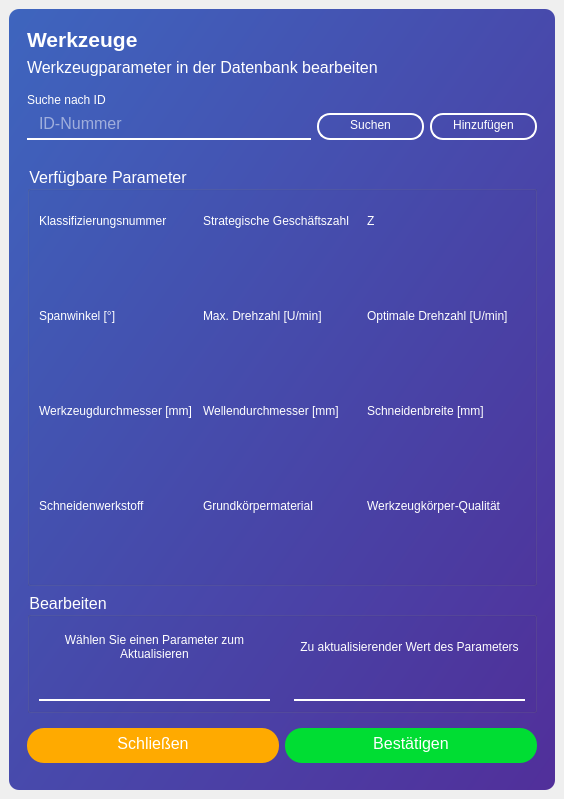
<?xml version="1.0" encoding="UTF-8"?>
<ui version="4.0">
 <class>MainWindow</class>
 <widget class="QMainWindow" name="MainWindow">
  <property name="geometry">
   <rect>
    <x>0</x>
    <y>0</y>
    <width>564</width>
    <height>799</height>
   </rect>
  </property>
  <property name="windowTitle">
   <string>MainWindow</string>
  </property>
  <widget class="QWidget" name="centralwidget">
   <layout class="QVBoxLayout" name="verticalLayout">
    <item>
     <widget class="QFrame" name="frame_shadow">
      <property name="styleSheet">
       <string notr="true">QFrame {
background-color: qlineargradient(spread:pad, x1:0, y1:0, x2:1, y2:1, stop:0 rgba(62, 101, 190, 255), stop:1 rgba(81, 47, 154, 255));
border-radius: 10px;
}

QGroupBox {
background-color: rgba(0, 0, 0, 0);
color: rgb(255, 255, 255);
font-size: 12pt;
font-family: &quot;Segoe UI Light&quot;;
}</string>
      </property>
      <property name="frameShape">
       <enum>QFrame::StyledPanel</enum>
      </property>
      <property name="frameShadow">
       <enum>QFrame::Raised</enum>
      </property>
      <layout class="QVBoxLayout" name="verticalLayout_2">
       <property name="leftMargin">
        <number>18</number>
       </property>
       <property name="topMargin">
        <number>18</number>
       </property>
       <property name="rightMargin">
        <number>18</number>
       </property>
       <property name="bottomMargin">
        <number>18</number>
       </property>
       <item>
        <widget class="QLabel" name="label">
         <property name="sizePolicy">
          <sizepolicy hsizetype="Preferred" vsizetype="Fixed">
           <horstretch>0</horstretch>
           <verstretch>0</verstretch>
          </sizepolicy>
         </property>
         <property name="styleSheet">
          <string notr="true">background-color: rgba(0, 0, 0, 0);
color: rgb(255, 255, 255);
font-size: 16pt;
font-family: &quot;Segoe UI Light&quot;;
font-weight: bold;</string>
         </property>
         <property name="text">
          <string>Werkzeuge</string>
         </property>
         <property name="indent">
          <number>0</number>
         </property>
        </widget>
       </item>
       <item>
        <widget class="QLabel" name="label_2">
         <property name="sizePolicy">
          <sizepolicy hsizetype="Preferred" vsizetype="Fixed">
           <horstretch>0</horstretch>
           <verstretch>0</verstretch>
          </sizepolicy>
         </property>
         <property name="styleSheet">
          <string notr="true">background-color: rgba(0, 0, 0, 0);
color: rgb(255, 255, 255);
font-size: 12pt;
font-family: &quot;Segoe UI Light&quot;;
margin-bottom: 10px;</string>
         </property>
         <property name="text">
          <string>Werkzeugparameter in der Datenbank bearbeiten</string>
         </property>
         <property name="indent">
          <number>0</number>
         </property>
        </widget>
       </item>
       <item>
        <widget class="QLabel" name="label_29">
         <property name="sizePolicy">
          <sizepolicy hsizetype="Preferred" vsizetype="Fixed">
           <horstretch>0</horstretch>
           <verstretch>0</verstretch>
          </sizepolicy>
         </property>
         <property name="styleSheet">
          <string notr="true">QLabel {
background-color: rgba(0, 0, 0, 0);
color: rgb(255, 255, 255);
font-size: 9pt;
font-family: &quot;Segoe UI Light&quot;;
}</string>
         </property>
         <property name="text">
          <string>Suche nach ID</string>
         </property>
        </widget>
       </item>
       <item>
        <widget class="QFrame" name="frame">
         <property name="sizePolicy">
          <sizepolicy hsizetype="Preferred" vsizetype="Fixed">
           <horstretch>0</horstretch>
           <verstretch>0</verstretch>
          </sizepolicy>
         </property>
         <property name="styleSheet">
          <string notr="true">background-color: rgba(0, 0, 0, 0);
margin-bottom: 10px;</string>
         </property>
         <property name="frameShape">
          <enum>QFrame::StyledPanel</enum>
         </property>
         <property name="frameShadow">
          <enum>QFrame::Raised</enum>
         </property>
         <layout class="QHBoxLayout" name="horizontalLayout">
          <property name="leftMargin">
           <number>0</number>
          </property>
          <property name="topMargin">
           <number>0</number>
          </property>
          <property name="rightMargin">
           <number>0</number>
          </property>
          <property name="bottomMargin">
           <number>0</number>
          </property>
          <item>
           <widget class="QLineEdit" name="lineEdit">
            <property name="sizePolicy">
             <sizepolicy hsizetype="Preferred" vsizetype="Fixed">
              <horstretch>0</horstretch>
              <verstretch>0</verstretch>
             </sizepolicy>
            </property>
            <property name="minimumSize">
             <size>
              <width>0</width>
              <height>0</height>
             </size>
            </property>
            <property name="styleSheet">
             <string notr="true">QLineEdit {
height: 20px;
font-size: 12pt;
font-family: &quot;Segoe UI Light&quot;;
padding-left: 10px;
padding-bottom: 5px;
border-bottom: 2px solid rgb(255, 255, 255);
border-radius: 0px;
background-color: rgba(255, 255, 255, 0);
color: rgb(255, 255, 255);
}

QLineEdit:hover {
border-bottom: 2px solid rgb(0, 255, 213);
border-radius: 0px;
}
</string>
            </property>
            <property name="text">
             <string/>
            </property>
            <property name="placeholderText">
             <string>ID-Nummer</string>
            </property>
           </widget>
          </item>
          <item>
           <widget class="QPushButton" name="btn_search">
            <property name="minimumSize">
             <size>
              <width>107</width>
              <height>0</height>
             </size>
            </property>
            <property name="maximumSize">
             <size>
              <width>107</width>
              <height>16777215</height>
             </size>
            </property>
            <property name="styleSheet">
             <string notr="true">QPushButton {
height: 20px;
font-size: 9pt;
font-family: &quot;Segoe UI Light&quot;;
padding-bottom: 2.5px;
border: 2px solid rgb(255, 255, 255);
border-radius: 12.5px;
background-color: rgba(255, 255, 255, 0);
color: rgb(255, 255, 255);
}

QPushButton:disabled {
color: rgb(220, 220, 220);
border: 2px solid rgb(220, 220, 220);
background-color: rgba(220, 220, 220, 0.5);
}

QPushButton:hover {
color: rgb(0, 255, 213);
border: 2px solid rgb(0, 255, 213);
}

QPushButton:pressed {
color: rgb(0, 255, 213);
border: 2px solid rgb(0, 255, 213);
background-color: rgba(0, 255, 213, 0.5);
}
</string>
            </property>
            <property name="text">
             <string>Suchen</string>
            </property>
           </widget>
          </item>
          <item>
           <widget class="QPushButton" name="btn_add">
            <property name="minimumSize">
             <size>
              <width>107</width>
              <height>0</height>
             </size>
            </property>
            <property name="maximumSize">
             <size>
              <width>107</width>
              <height>16777215</height>
             </size>
            </property>
            <property name="styleSheet">
             <string notr="true">QPushButton {
height: 20px;
font-size: 9pt;
font-family: &quot;Segoe UI Light&quot;;
padding-bottom: 2.5px;
border: 2px solid rgb(255, 255, 255);
border-radius: 12.5px;
background-color: rgba(255, 255, 255, 0);
color: rgb(255, 255, 255);
}

QPushButton:disabled {
color: rgb(220, 220, 220);
border: 2px solid rgb(220, 220, 220);
background-color: rgba(220, 220, 220, 0.5);
}

QPushButton:hover {
color: rgb(0, 255, 213);
border: 2px solid rgb(0, 255, 213);
}

QPushButton:pressed {
color: rgb(0, 255, 213);
border: 2px solid rgb(0, 255, 213);
background-color: rgba(0, 255, 213, 0.5);
}
</string>
            </property>
            <property name="text">
             <string>Hinzufügen</string>
            </property>
           </widget>
          </item>
         </layout>
        </widget>
       </item>
       <item>
        <widget class="QGroupBox" name="groupBox">
         <property name="styleSheet">
          <string notr="true">QLabel {
background-color: rgba(0, 0, 0, 0);
color: rgb(255, 255, 255);
font-size: 9pt;
font-family: &quot;Segoe UI Light&quot;;
}</string>
         </property>
         <property name="title">
          <string>Verfügbare Parameter</string>
         </property>
         <layout class="QGridLayout" name="gridLayout">
          <item row="7" column="1">
           <widget class="QLabel" name="l_bore_diameter">
            <property name="text">
             <string/>
            </property>
            <property name="alignment">
             <set>Qt::AlignCenter</set>
            </property>
           </widget>
          </item>
          <item row="8" column="4">
           <widget class="QLabel" name="label_20">
            <property name="text">
             <string>Werkzeugkörper-Qualität</string>
            </property>
            <property name="wordWrap">
             <bool>true</bool>
            </property>
           </widget>
          </item>
          <item row="6" column="1">
           <widget class="QLabel" name="label_15">
            <property name="text">
             <string>Wellendurchmesser [mm]</string>
            </property>
            <property name="wordWrap">
             <bool>true</bool>
            </property>
           </widget>
          </item>
          <item row="9" column="1">
           <widget class="QLabel" name="l_tool_material">
            <property name="text">
             <string/>
            </property>
            <property name="alignment">
             <set>Qt::AlignCenter</set>
            </property>
           </widget>
          </item>
          <item row="8" column="1">
           <widget class="QLabel" name="label_19">
            <property name="text">
             <string>Grundkörpermaterial</string>
            </property>
            <property name="wordWrap">
             <bool>true</bool>
            </property>
           </widget>
          </item>
          <item row="9" column="4">
           <widget class="QLabel" name="l_cutting_material_quality">
            <property name="text">
             <string/>
            </property>
            <property name="alignment">
             <set>Qt::AlignCenter</set>
            </property>
           </widget>
          </item>
          <item row="8" column="0">
           <widget class="QLabel" name="label_16">
            <property name="text">
             <string>Schneidenwerkstoff</string>
            </property>
            <property name="wordWrap">
             <bool>true</bool>
            </property>
           </widget>
          </item>
          <item row="9" column="0">
           <widget class="QLabel" name="l_cutting_material">
            <property name="text">
             <string/>
            </property>
            <property name="alignment">
             <set>Qt::AlignCenter</set>
            </property>
           </widget>
          </item>
          <item row="6" column="0">
           <widget class="QLabel" name="label_7">
            <property name="text">
             <string>Werkzeugdurchmesser [mm]</string>
            </property>
            <property name="wordWrap">
             <bool>true</bool>
            </property>
           </widget>
          </item>
          <item row="7" column="0">
           <widget class="QLabel" name="l_tool_diameter">
            <property name="text">
             <string/>
            </property>
            <property name="alignment">
             <set>Qt::AlignCenter</set>
            </property>
           </widget>
          </item>
          <item row="6" column="4">
           <widget class="QLabel" name="label_8">
            <property name="text">
             <string>Schneidenbreite [mm]</string>
            </property>
            <property name="wordWrap">
             <bool>true</bool>
            </property>
           </widget>
          </item>
          <item row="7" column="4">
           <widget class="QLabel" name="l_cutting_width">
            <property name="text">
             <string/>
            </property>
            <property name="alignment">
             <set>Qt::AlignCenter</set>
            </property>
           </widget>
          </item>
          <item row="0" column="0">
           <widget class="QLabel" name="label_3">
            <property name="text">
             <string>Klassifizierungsnummer</string>
            </property>
            <property name="wordWrap">
             <bool>true</bool>
            </property>
           </widget>
          </item>
          <item row="1" column="0">
           <widget class="QLabel" name="l_classification_number">
            <property name="text">
             <string/>
            </property>
            <property name="alignment">
             <set>Qt::AlignCenter</set>
            </property>
           </widget>
          </item>
          <item row="0" column="1">
           <widget class="QLabel" name="label_4">
            <property name="text">
             <string>Strategische Geschäftszahl</string>
            </property>
            <property name="wordWrap">
             <bool>true</bool>
            </property>
           </widget>
          </item>
          <item row="1" column="1">
           <widget class="QLabel" name="l_strategic_business_number">
            <property name="text">
             <string/>
            </property>
            <property name="alignment">
             <set>Qt::AlignCenter</set>
            </property>
           </widget>
          </item>
          <item row="4" column="1">
           <widget class="QLabel" name="label_23">
            <property name="text">
             <string>Max. Drehzahl [U/min]</string>
            </property>
            <property name="wordWrap">
             <bool>true</bool>
            </property>
           </widget>
          </item>
          <item row="4" column="4">
           <widget class="QLabel" name="label_24">
            <property name="text">
             <string>Optimale Drehzahl [U/min]</string>
            </property>
            <property name="wordWrap">
             <bool>true</bool>
            </property>
           </widget>
          </item>
          <item row="5" column="1">
           <widget class="QLabel" name="l_n_max">
            <property name="text">
             <string/>
            </property>
            <property name="alignment">
             <set>Qt::AlignCenter</set>
            </property>
           </widget>
          </item>
          <item row="5" column="4">
           <widget class="QLabel" name="l_n_opt">
            <property name="text">
             <string/>
            </property>
            <property name="alignment">
             <set>Qt::AlignCenter</set>
            </property>
           </widget>
          </item>
          <item row="4" column="0">
           <widget class="QLabel" name="label_27">
            <property name="styleSheet">
             <string notr="true"/>
            </property>
            <property name="text">
             <string>Spanwinkel [°]</string>
            </property>
            <property name="wordWrap">
             <bool>true</bool>
            </property>
           </widget>
          </item>
          <item row="5" column="0">
           <widget class="QLabel" name="l_rake_angle">
            <property name="text">
             <string/>
            </property>
            <property name="alignment">
             <set>Qt::AlignCenter</set>
            </property>
           </widget>
          </item>
          <item row="0" column="4">
           <widget class="QLabel" name="label_11">
            <property name="text">
             <string>Z</string>
            </property>
            <property name="wordWrap">
             <bool>true</bool>
            </property>
           </widget>
          </item>
          <item row="1" column="4">
           <widget class="QLabel" name="l_no_of_wings">
            <property name="text">
             <string/>
            </property>
            <property name="alignment">
             <set>Qt::AlignCenter</set>
            </property>
           </widget>
          </item>
         </layout>
        </widget>
       </item>
       <item>
        <widget class="QGroupBox" name="groupBox_2">
         <property name="sizePolicy">
          <sizepolicy hsizetype="Preferred" vsizetype="Fixed">
           <horstretch>0</horstretch>
           <verstretch>0</verstretch>
          </sizepolicy>
         </property>
         <property name="styleSheet">
          <string notr="true">QFrame {
background-color: rgba(0, 0, 0, 0);
}</string>
         </property>
         <property name="title">
          <string>Bearbeiten</string>
         </property>
         <layout class="QHBoxLayout" name="horizontalLayout_3">
          <property name="leftMargin">
           <number>0</number>
          </property>
          <property name="topMargin">
           <number>0</number>
          </property>
          <property name="rightMargin">
           <number>0</number>
          </property>
          <property name="bottomMargin">
           <number>0</number>
          </property>
          <item>
           <widget class="QFrame" name="frame_3">
            <property name="sizePolicy">
             <sizepolicy hsizetype="Expanding" vsizetype="Preferred">
              <horstretch>0</horstretch>
              <verstretch>0</verstretch>
             </sizepolicy>
            </property>
            <property name="frameShape">
             <enum>QFrame::StyledPanel</enum>
            </property>
            <property name="frameShadow">
             <enum>QFrame::Raised</enum>
            </property>
            <layout class="QVBoxLayout" name="verticalLayout_4">
             <item>
              <widget class="QLabel" name="label_30">
               <property name="sizePolicy">
                <sizepolicy hsizetype="Expanding" vsizetype="Preferred">
                 <horstretch>0</horstretch>
                 <verstretch>0</verstretch>
                </sizepolicy>
               </property>
               <property name="styleSheet">
                <string notr="true">QLabel {
background-color: rgba(0, 0, 0, 0);
color: rgb(255, 255, 255);
font-size: 9pt;
font-family: &quot;Segoe UI Light&quot;;
}</string>
               </property>
               <property name="text">
                <string>Wählen Sie einen Parameter zum Aktualisieren</string>
               </property>
               <property name="alignment">
                <set>Qt::AlignCenter</set>
               </property>
               <property name="wordWrap">
                <bool>true</bool>
               </property>
              </widget>
             </item>
             <item>
              <widget class="QComboBox" name="comboBox">
               <property name="sizePolicy">
                <sizepolicy hsizetype="Expanding" vsizetype="Fixed">
                 <horstretch>0</horstretch>
                 <verstretch>0</verstretch>
                </sizepolicy>
               </property>
               <property name="styleSheet">
                <string notr="true">QComboBox {
height: 20px;
font-size: 12pt;
font-family: &quot;Segoe UI Light&quot;;
padding-left: 10px;
padding-bottom: 5px;
border-bottom: 2px solid rgb(255, 255, 255);
border-radius: 0px;
background-color: rgba(255, 255, 255, 0);
color: rgb(255, 255, 255);
}

QComboBox::drop-down {
background-color: rgba(0, 0, 0, 0);
}

QComboBox::down-arrow {
background-color: rgba(0, 0, 0, 0);
}

QComboBox:hover {
border-bottom: 2px solid rgb(0, 255, 213);
border-radius: 0px;
}

QListView { 
border: 0px; 
border-top-left-radius: 0px;
border-top-right-radius: 0px;
border-bottom-left-radius: 0px;
border-bottom-right-radius: 0px;
color: rgb(62, 101, 190);
background-color: rgb(255, 255, 255);
font-weight: normal;
selection-background-color: qlineargradient(spread:pad, x1:0, y1:0, x2:1, y2:1, stop:0 rgba(62, 101, 190, 255), stop:1 rgba(80, 50, 156, 255));
show-decoration-selected: 1;
padding: 8px;
}</string>
               </property>
              </widget>
             </item>
            </layout>
           </widget>
          </item>
          <item>
           <widget class="QFrame" name="frame_4">
            <property name="sizePolicy">
             <sizepolicy hsizetype="Expanding" vsizetype="Preferred">
              <horstretch>0</horstretch>
              <verstretch>0</verstretch>
             </sizepolicy>
            </property>
            <property name="frameShape">
             <enum>QFrame::StyledPanel</enum>
            </property>
            <property name="frameShadow">
             <enum>QFrame::Raised</enum>
            </property>
            <layout class="QVBoxLayout" name="verticalLayout_5">
             <item>
              <widget class="QLabel" name="label_31">
               <property name="sizePolicy">
                <sizepolicy hsizetype="Expanding" vsizetype="Preferred">
                 <horstretch>0</horstretch>
                 <verstretch>0</verstretch>
                </sizepolicy>
               </property>
               <property name="styleSheet">
                <string notr="true">QLabel {
background-color: rgba(0, 0, 0, 0);
color: rgb(255, 255, 255);
font-size: 9pt;
font-family: &quot;Segoe UI Light&quot;;
}</string>
               </property>
               <property name="text">
                <string>Zu aktualisierender Wert des Parameters</string>
               </property>
               <property name="alignment">
                <set>Qt::AlignCenter</set>
               </property>
               <property name="wordWrap">
                <bool>true</bool>
               </property>
              </widget>
             </item>
             <item>
              <widget class="QLineEdit" name="lineEdit_2">
               <property name="sizePolicy">
                <sizepolicy hsizetype="Expanding" vsizetype="Fixed">
                 <horstretch>0</horstretch>
                 <verstretch>0</verstretch>
                </sizepolicy>
               </property>
               <property name="styleSheet">
                <string notr="true">QLineEdit {
height: 20px;
font-size: 12pt;
font-family: &quot;Segoe UI Light&quot;;
padding-left: 10px;
padding-bottom: 5px;
border-bottom: 2px solid rgb(255, 255, 255);
border-radius: 0px;
background-color: rgba(255, 255, 255, 0);
color: rgb(255, 255, 255);
}

QLineEdit:hover {
border-bottom: 2px solid rgb(0, 255, 213);
border-radius: 0px;
}
</string>
               </property>
               <property name="alignment">
                <set>Qt::AlignCenter</set>
               </property>
               <property name="placeholderText">
                <string/>
               </property>
              </widget>
             </item>
            </layout>
           </widget>
          </item>
         </layout>
        </widget>
       </item>
       <item>
        <widget class="QFrame" name="frame_5">
         <property name="sizePolicy">
          <sizepolicy hsizetype="Preferred" vsizetype="Fixed">
           <horstretch>0</horstretch>
           <verstretch>0</verstretch>
          </sizepolicy>
         </property>
         <property name="styleSheet">
          <string notr="true">QFrame {
background-color: rgba(0, 0, 0, 0);
}</string>
         </property>
         <property name="frameShape">
          <enum>QFrame::StyledPanel</enum>
         </property>
         <property name="frameShadow">
          <enum>QFrame::Raised</enum>
         </property>
         <layout class="QHBoxLayout" name="horizontalLayout_2">
          <property name="leftMargin">
           <number>0</number>
          </property>
          <property name="rightMargin">
           <number>0</number>
          </property>
          <item>
           <widget class="QPushButton" name="btn_close">
            <property name="styleSheet">
             <string notr="true">QPushButton {
color: #ffffff;
background-color: rgb(255, 170, 0);
height: 30px;
padding-bottom: 5px;
border-radius: 17px;
font-size: 12pt;
font-family: &quot;Segoe UI Light&quot;;
}

QPushButton:hover {
border: 2px solid rgb(255, 255, 255)
}

QPushButton:pressed {
color: rgba(255, 255, 255, 0.5);
background-color: rgba(255, 170, 0, 0.5);
}</string>
            </property>
            <property name="text">
             <string>Schließen</string>
            </property>
           </widget>
          </item>
          <item>
           <widget class="QPushButton" name="btn_update">
            <property name="styleSheet">
             <string notr="true">QPushButton {
color: #ffffff;
background-color:  rgb(0, 221, 51);
height: 30px;
padding-bottom: 5px;
border-radius: 17px;
font-size: 12pt;
font-family: &quot;Segoe UI Light&quot;;
}

QPushButton:hover {
border: 2px solid rgb(255, 255, 255)
}

QPushButton:pressed {
color: rgba(255, 255, 255, 0.5);
background-color: rgba(0, 221, 51, 0.5);
}</string>
            </property>
            <property name="text">
             <string>Bestätigen</string>
            </property>
           </widget>
          </item>
         </layout>
        </widget>
       </item>
      </layout>
     </widget>
    </item>
   </layout>
  </widget>
 </widget>
 <resources/>
 <connections/>
</ui>
